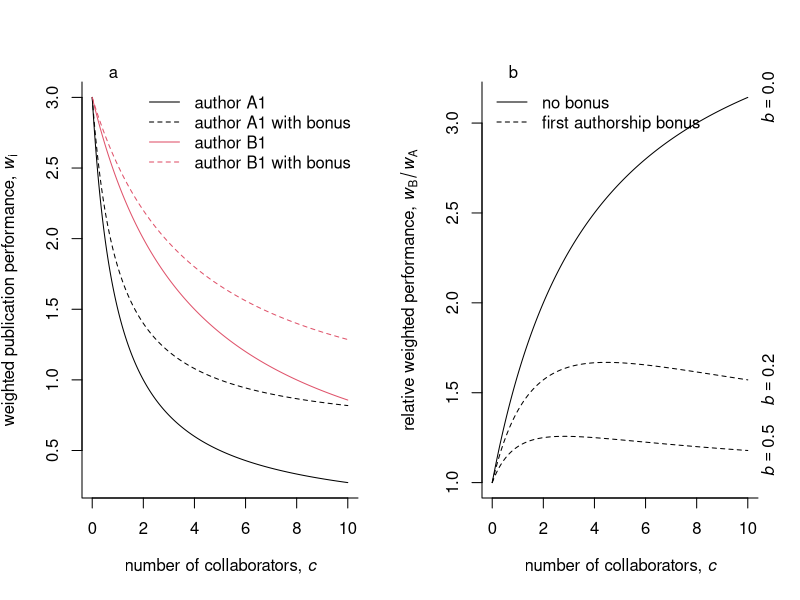

Write R code to recreate this figure.

# figure to illustrate the weighted publication production

## functions
weighted.pubs.A <- function(c.co, a=3, G=4) {
	a/(1+c.co)
}
weighted.pubs.B <- function(c.co, a=3, G=4) {
	(G*a)/(G+c.co)
}
w.p.A <- function(co, a=3, G=4, b=0.2) {
	a*b + (1-b)*(a/(1+co))
}
w.p.B <- function(co, a=3, G=4, b=0.2) {
	a*b + (1-b)*((G*a)/(G+co))
}

## plots

#png(file="weighted_production.png", width=700, height=600)
pdf(file="paperfigs/weighted_production.pdf", width=10, height=8)
op <- par(mfcol=c(1, 2))
cc <- seq(0,10,0.01)
plot(cc, weighted.pubs.A(cc), type="l", bty="l",
		 xlab=expression(paste("number of collaborators, ", italic(c))),
		 ylab=expression(paste("weighted publication performance, ", italic(w)[i])))
lines(cc, weighted.pubs.B(cc), col=2)
lines(cc, w.p.A(cc), lty=2)
lines(cc, w.p.B(cc), lty=2, col=2)
legend("topright", legend=c("author A1", "author A1 with bonus",
														"author B1", "author B1 with bonus"),
			 lty=c(1,2,1,2), col=c(1,1,2,2), bty="n")
mtext("a", side=3, adj=0.1)

ww0 <- weighted.pubs.B(cc)/weighted.pubs.A(cc)
ww02 <- w.p.B(cc)/w.p.A(cc)
ww05 <- w.p.B(cc, b=0.5)/w.p.A(cc, b=0.5)
plot(cc, ww0, type="l", bty="l",
		 xlab=expression(paste("number of collaborators, ", italic(c))),
		 ylab=expression(paste("relative weighted performance, ",
													 italic(w)[B]/italic(w)[A])))
lines(cc, ww02, lty=2)
lines(cc, ww05, lty=2)
legend("topleft", legend=c("no bonus", "first authorship bonus"),
			 lty=c(1,2), bty="n")
mtext(expression(italic(b) == "0.0"), side=4, at=ww0[length(ww0)])
mtext(expression(italic(b) == "0.2"), side=4, at=ww02[length(ww02)])
mtext(expression(italic(b) == "0.5"), side=4, at=ww05[length(ww05)])
mtext("b", side=3, adj=0.1)
par(op)
dev.off()

